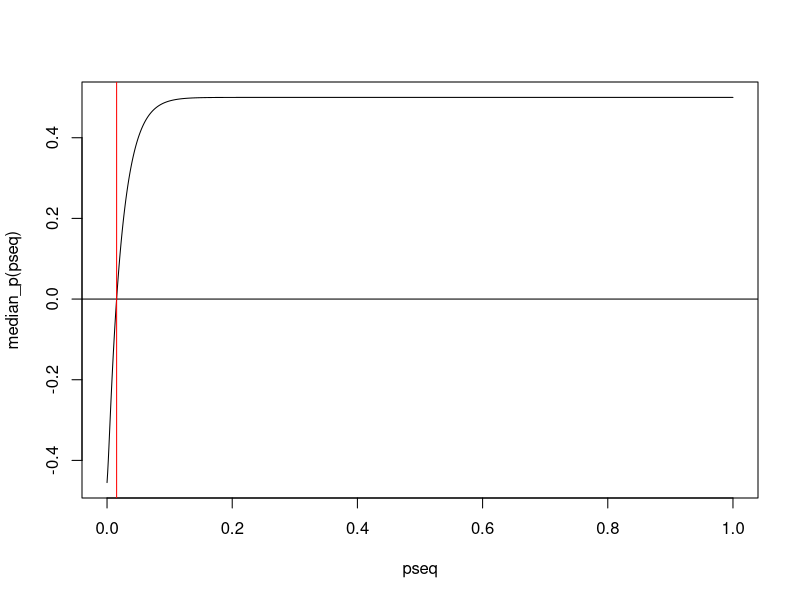
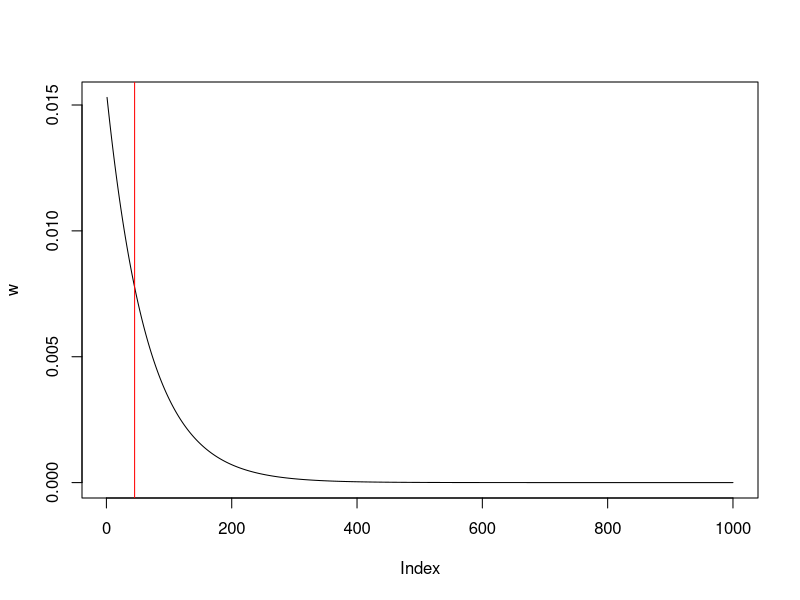

Here is the R script that generated these plots, in order:
## ---- chunk 1
T = 1000
m = 45

median_p <- function(p) (1-(1-p)^m) / (1-(1-p)^T) - 0.5
s <- uniroot(median_p, c(0.000001,0.999999))
p <- s$root

pseq = seq(0.000001, 0.999999, length.out = 1000)
plot(pseq, median_p(pseq), type = "l")
abline(h = 0.0)
abline(v = p, col = "red")
## ---- chunk 2
k <- 1:T
w <- p * (1-p)^{k-1} / (1-(1-p)^T)
plot(w, type = 'l')
abline(v=m, col = "red")
